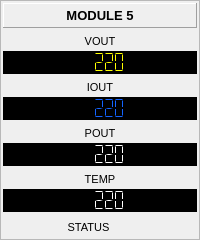
           <widget class="QFrame" name="frame_7">
            <property name="frameShape">
             <enum>QFrame::StyledPanel</enum>
            </property>
            <property name="frameShadow">
             <enum>QFrame::Raised</enum>
            </property>
            <layout class="QVBoxLayout" name="verticalLayout_42">
             <property name="spacing">
              <number>5</number>
             </property>
             <property name="leftMargin">
              <number>2</number>
             </property>
             <property name="topMargin">
              <number>2</number>
             </property>
             <property name="rightMargin">
              <number>2</number>
             </property>
             <property name="bottomMargin">
              <number>2</number>
             </property>
             <item>
              <widget class="QLabel" name="label_66">
               <property name="sizePolicy">
                <sizepolicy hsizetype="Preferred" vsizetype="Expanding">
                 <horstretch>0</horstretch>
                 <verstretch>0</verstretch>
                </sizepolicy>
               </property>
               <property name="minimumSize">
                <size>
                 <width>0</width>
                 <height>25</height>
                </size>
               </property>
               <property name="font">
                <font>
                 <pointsize>10</pointsize>
                 <weight>75</weight>
                 <bold>true</bold>
                </font>
               </property>
               <property name="frameShape">
                <enum>QFrame::Panel</enum>
               </property>
               <property name="frameShadow">
                <enum>QFrame::Raised</enum>
               </property>
               <property name="text">
                <string>MODULE 5</string>
               </property>
               <property name="alignment">
                <set>Qt::AlignCenter</set>
               </property>
              </widget>
             </item>
             <item>
              <layout class="QVBoxLayout" name="verticalLayout_43">
               <property name="spacing">
                <number>2</number>
               </property>
               <item>
                <widget class="QLabel" name="label_67">
                 <property name="sizePolicy">
                  <sizepolicy hsizetype="Preferred" vsizetype="Expanding">
                   <horstretch>0</horstretch>
                   <verstretch>0</verstretch>
                  </sizepolicy>
                 </property>
                 <property name="minimumSize">
                  <size>
                   <width>0</width>
                   <height>16</height>
                  </size>
                 </property>
                 <property name="font">
                  <font>
                   <pointsize>8</pointsize>
                  </font>
                 </property>
                 <property name="text">
                  <string>VOUT</string>
                 </property>
                 <property name="alignment">
                  <set>Qt::AlignCenter</set>
                 </property>
                </widget>
               </item>
               <item>
                <widget class="QLCDNumber" name="lcdAModule5Vout">
                 <property name="sizePolicy">
                  <sizepolicy hsizetype="Expanding" vsizetype="Expanding">
                   <horstretch>0</horstretch>
                   <verstretch>0</verstretch>
                  </sizepolicy>
                 </property>
                 <property name="minimumSize">
                  <size>
                   <width>0</width>
                   <height>22</height>
                  </size>
                 </property>
                 <property name="styleSheet">
                  <string notr="true">color: rgb(255, 255, 0);
background-color: rgb(0, 0, 0);</string>
                 </property>
                 <property name="frameShape">
                  <enum>QFrame::StyledPanel</enum>
                 </property>
                 <property name="smallDecimalPoint">
                  <bool>false</bool>
                 </property>
                 <property name="digitCount">
                  <number>5</number>
                 </property>
                 <property name="segmentStyle">
                  <enum>QLCDNumber::Flat</enum>
                 </property>
                 <property name="value" stdset="0">
                  <double>220.000000000000000</double>
                 </property>
                 <property name="intValue" stdset="0">
                  <number>220</number>
                 </property>
                </widget>
               </item>
              </layout>
             </item>
             <item>
              <layout class="QVBoxLayout" name="verticalLayout_44">
               <property name="spacing">
                <number>2</number>
               </property>
               <item>
                <widget class="QLabel" name="label_68">
                 <property name="sizePolicy">
                  <sizepolicy hsizetype="Preferred" vsizetype="Expanding">
                   <horstretch>0</horstretch>
                   <verstretch>0</verstretch>
                  </sizepolicy>
                 </property>
                 <property name="minimumSize">
                  <size>
                   <width>0</width>
                   <height>16</height>
                  </size>
                 </property>
                 <property name="font">
                  <font>
                   <pointsize>8</pointsize>
                  </font>
                 </property>
                 <property name="text">
                  <string>IOUT</string>
                 </property>
                 <property name="alignment">
                  <set>Qt::AlignCenter</set>
                 </property>
                </widget>
               </item>
               <item>
                <widget class="QLCDNumber" name="lcdAModule5Iout">
                 <property name="sizePolicy">
                  <sizepolicy hsizetype="Expanding" vsizetype="Expanding">
                   <horstretch>0</horstretch>
                   <verstretch>0</verstretch>
                  </sizepolicy>
                 </property>
                 <property name="minimumSize">
                  <size>
                   <width>0</width>
                   <height>22</height>
                  </size>
                 </property>
                 <property name="styleSheet">
                  <string notr="true">color: rgb(20, 100, 255);
background-color: rgb(0, 0, 0);</string>
                 </property>
                 <property name="frameShape">
                  <enum>QFrame::StyledPanel</enum>
                 </property>
                 <property name="smallDecimalPoint">
                  <bool>false</bool>
                 </property>
                 <property name="digitCount">
                  <number>5</number>
                 </property>
                 <property name="segmentStyle">
                  <enum>QLCDNumber::Flat</enum>
                 </property>
                 <property name="value" stdset="0">
                  <double>220.000000000000000</double>
                 </property>
                 <property name="intValue" stdset="0">
                  <number>220</number>
                 </property>
                </widget>
               </item>
              </layout>
             </item>
             <item>
              <layout class="QVBoxLayout" name="verticalLayout_45">
               <property name="spacing">
                <number>2</number>
               </property>
               <item>
                <widget class="QLabel" name="label_69">
                 <property name="sizePolicy">
                  <sizepolicy hsizetype="Preferred" vsizetype="Expanding">
                   <horstretch>0</horstretch>
                   <verstretch>0</verstretch>
                  </sizepolicy>
                 </property>
                 <property name="minimumSize">
                  <size>
                   <width>0</width>
                   <height>16</height>
                  </size>
                 </property>
                 <property name="font">
                  <font>
                   <pointsize>8</pointsize>
                  </font>
                 </property>
                 <property name="text">
                  <string>POUT</string>
                 </property>
                 <property name="alignment">
                  <set>Qt::AlignCenter</set>
                 </property>
                </widget>
               </item>
               <item>
                <widget class="QLCDNumber" name="lcdAModule5Pout">
                 <property name="sizePolicy">
                  <sizepolicy hsizetype="Expanding" vsizetype="Expanding">
                   <horstretch>0</horstretch>
                   <verstretch>0</verstretch>
                  </sizepolicy>
                 </property>
                 <property name="minimumSize">
                  <size>
                   <width>0</width>
                   <height>22</height>
                  </size>
                 </property>
                 <property name="styleSheet">
                  <string notr="true">color: rgb(255, 255, 255);
background-color: rgb(0, 0, 0);</string>
                 </property>
                 <property name="frameShape">
                  <enum>QFrame::StyledPanel</enum>
                 </property>
                 <property name="smallDecimalPoint">
                  <bool>false</bool>
                 </property>
                 <property name="digitCount">
                  <number>5</number>
                 </property>
                 <property name="segmentStyle">
                  <enum>QLCDNumber::Flat</enum>
                 </property>
                 <property name="value" stdset="0">
                  <double>220.000000000000000</double>
                 </property>
                 <property name="intValue" stdset="0">
                  <number>220</number>
                 </property>
                </widget>
               </item>
              </layout>
             </item>
             <item>
              <layout class="QVBoxLayout" name="verticalLayout_46">
               <property name="spacing">
                <number>2</number>
               </property>
               <item>
                <widget class="QLabel" name="label_70">
                 <property name="sizePolicy">
                  <sizepolicy hsizetype="Preferred" vsizetype="Expanding">
                   <horstretch>0</horstretch>
                   <verstretch>0</verstretch>
                  </sizepolicy>
                 </property>
                 <property name="minimumSize">
                  <size>
                   <width>0</width>
                   <height>16</height>
                  </size>
                 </property>
                 <property name="font">
                  <font>
                   <pointsize>8</pointsize>
                  </font>
                 </property>
                 <property name="text">
                  <string>TEMP</string>
                 </property>
                 <property name="alignment">
                  <set>Qt::AlignCenter</set>
                 </property>
                </widget>
               </item>
               <item>
                <widget class="QLCDNumber" name="lcdAModule5Temp">
                 <property name="sizePolicy">
                  <sizepolicy hsizetype="Expanding" vsizetype="Expanding">
                   <horstretch>0</horstretch>
                   <verstretch>0</verstretch>
                  </sizepolicy>
                 </property>
                 <property name="minimumSize">
                  <size>
                   <width>0</width>
                   <height>22</height>
                  </size>
                 </property>
                 <property name="styleSheet">
                  <string notr="true">color: rgb(255, 255, 255);
background-color: rgb(0, 0, 0);</string>
                 </property>
                 <property name="frameShape">
                  <enum>QFrame::StyledPanel</enum>
                 </property>
                 <property name="smallDecimalPoint">
                  <bool>false</bool>
                 </property>
                 <property name="digitCount">
                  <number>5</number>
                 </property>
                 <property name="segmentStyle">
                  <enum>QLCDNumber::Flat</enum>
                 </property>
                 <property name="value" stdset="0">
                  <double>220.000000000000000</double>
                 </property>
                 <property name="intValue" stdset="0">
                  <number>220</number>
                 </property>
                </widget>
               </item>
              </layout>
             </item>
             <item>
              <layout class="QHBoxLayout" name="horizontalLayout_12">
               <property name="spacing">
                <number>3</number>
               </property>
               <item>
                <widget class="QLabel" name="lblAModule5Status">
                 <property name="minimumSize">
                  <size>
                   <width>0</width>
                   <height>20</height>
                  </size>
                 </property>
                 <property name="maximumSize">
                  <size>
                   <width>16777215</width>
                   <height>20</height>
                  </size>
                 </property>
                 <property name="font">
                  <font>
                   <pointsize>8</pointsize>
                  </font>
                 </property>
                 <property name="text">
                  <string>STATUS</string>
                 </property>
                 <property name="alignment">
                  <set>Qt::AlignCenter</set>
                 </property>
                </widget>
               </item>
               <item>
                <widget class="QLabel" name="lblAModule5Sta">
                 <property name="minimumSize">
                  <size>
                   <width>20</width>
                   <height>20</height>
                  </size>
                 </property>
                 <property name="maximumSize">
                  <size>
                   <width>20</width>
                   <height>20</height>
                  </size>
                 </property>
                 <property name="font">
                  <font>
                   <pointsize>8</pointsize>
                  </font>
                 </property>
                 <property name="text">
                  <string/>
                 </property>
                 <property name="alignment">
                  <set>Qt::AlignCenter</set>
                 </property>
                </widget>
               </item>
              </layout>
             </item>
            </layout>
           </widget>
